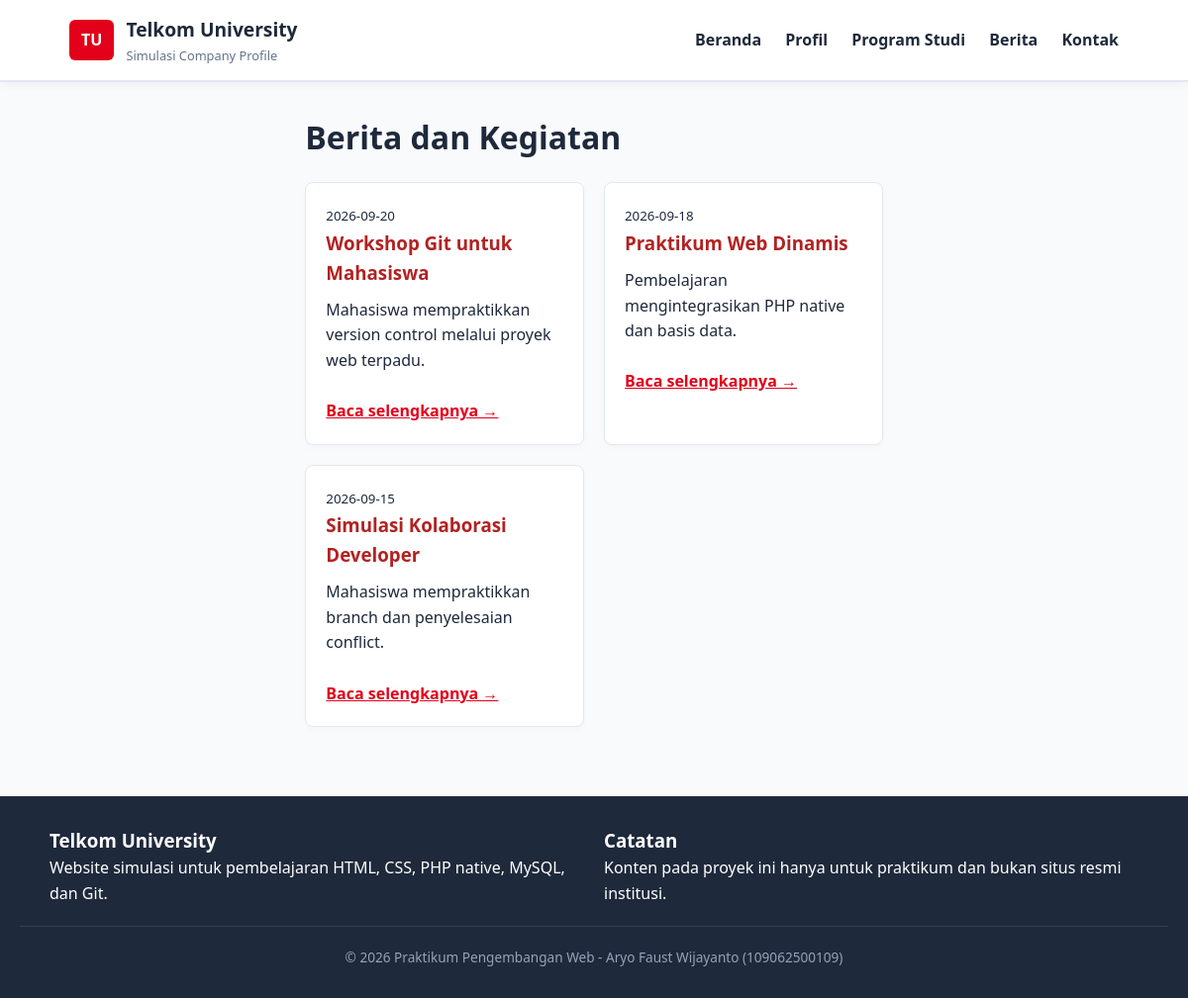
Page /news.php on the committed database.
### tables this page shows
CREATE TABLE IF NOT EXISTS berita ( 
    id INT UNSIGNED AUTO_INCREMENT PRIMARY KEY, 
    judul VARCHAR(180) NOT NULL, 
    ringkasan VARCHAR(300) NOT NULL, 
    isi TEXT NOT NULL, 
    tanggal_publish DATE NOT NULL, 
    created_at TIMESTAMP DEFAULT CURRENT_TIMESTAMP 
);

### news.php (the view, shortened to what this page needs)
<?php
require_once 'config/database.php';
$result = $conn->query("SELECT id, judul, ringkasan, tanggal_publish FROM berita ORDER BY tanggal_publish DESC");
require_once 'includes/header.php';
?>
<h1>Berita dan Kegiatan</h1>
<div class="grid">
    <?php while($row = $result->fetch_assoc()): ?>
        <div class="card">
            <small><?= htmlspecialchars($row['tanggal_publish']); ?></small>
            <h3><?= htmlspecialchars($row['judul']); ?></h3>
            <p><?= htmlspecialchars($row['ringkasan']); ?></p>
            <br>
            <a href="news_detail.php?id=<?= $row['id']; ?>" style="color: var(--primary-color); font-weight:bold;">Baca selengkapnya →</a>
        </div>
    <?php endwhile; ?>
</div>
<?php require_once 'includes/footer.php'; ?>

### style.css (style rules this page uses)
:root { --primary-color: #e2001a; --primary-dark: #b22222; --dark-color: #1e293b; --light-bg: #f8fafc; --white: #ffffff; --border-color: #e2e8f0; }
* { box-sizing: border-box; margin: 0; padding: 0; font-family: "Segoe UI", Tahoma, Geneva, Verdana, sans-serif; }
body { background-color: var(--light-bg); color: var(--dark-color); line-height: 1.6; display: flex; flex-direction: column; min-height: 100vh; }
.grid { display: grid; grid-template-columns: repeat(auto-fit, minmax(280px, 1fr)); gap: 20px; margin-top: 20px; }
.card { background: var(--white); border: 1px solid var(--border-color); border-radius: 8px; padding: 20px; box-shadow: 0 4px 6px rgba(0, 0, 0, 0.02); }
.card h3 { color: var(--primary-dark); margin-bottom: 10px; }

### rows in the picture
berita: tanggal_publish "2026-09-20", judul "Workshop Git untuk Mahasiswa", ringkasan "Mahasiswa mempraktikkan version control melalui proyek web terpadu."
berita: tanggal_publish "2026-09-18", judul "Praktikum Web Dinamis", ringkasan "Pembelajaran mengintegrasikan PHP native dan basis data."
berita: tanggal_publish "2026-09-15", judul "Simulasi Kolaborasi Developer", ringkasan "Mahasiswa mempraktikkan branch dan penyelesaian conflict."
